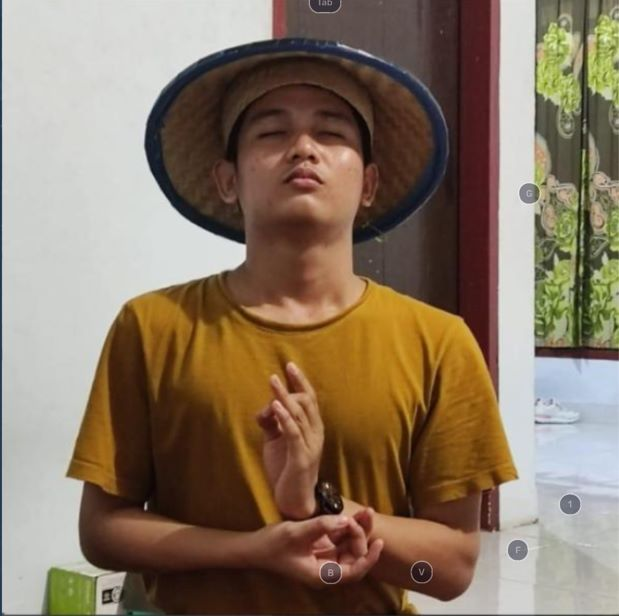
#> input picture Tugas 4/Ideal/mad.jpeg, 619 x 616 px
$ python main.py
#> lines starting #> are read from the running program, lines starting #| are printed output that depends on the picture; after the words box and inside, x2 and y2 are one past the last pixel; in counts of white or black regions, pixels touching at a corner belong together
import cv2
import numpy as np
from matplotlib import pyplot as plt

# membaca gambar
img = cv2.imread('mad.jpeg', 0)
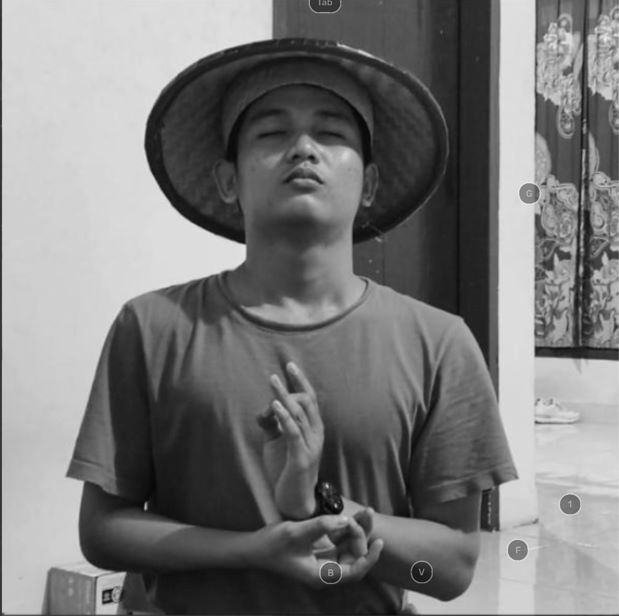
#> img: shape (616, 619); min 3, max 237, mean 121.5

# melakukan FFT pada citra
f = np.fft.fft2(img)
fshift = np.fft.fftshift(f)

# Filter Ideal Lowpass
rows, cols = img.shape
#> rows = 616; cols = 619
crow, ccol = rows // 2, cols // 2
#> crow = 308; ccol = 309

# membuat mask dengan nilai nol di tengah dan nilai satu di bagian lain
mask = np.zeros((rows, cols), np.uint8)
r = 80  # radius lingkaran
cv2.circle(mask, (ccol, crow), r, 1, -1)
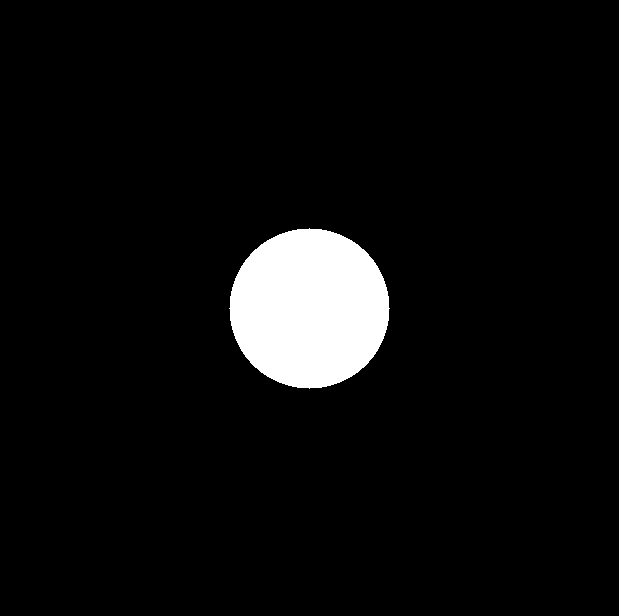
#> mask: shape (616, 619); values 0 (black) and 1 (white), 5.3% white; 1 white region, box (x1, y1, x2, y2) and area: (229, 228, 390, 389) 20081

# menerapkan mask dan melakukan IFFT
fshift_ILP = fshift * mask
f_ILP = np.fft.ifftshift(fshift_ILP)
img_ILP = np.real(np.fft.ifft2(f_ILP))
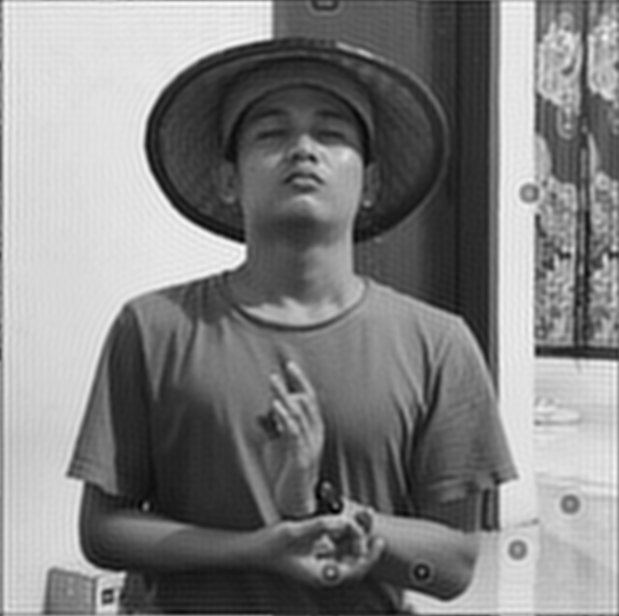
#> img_ILP: shape (616, 619) float64; min -7.04, max 245.7, mean 121.5; drawn with min black and max white

# Filter Butterworth Lowpass
D0 = 80  # frekuensi cutoff
n = 2  # orde filter

# membuat filter Butterworth dengan frekuensi potong D0 dan orde n
butterworth_lp = np.zeros((rows, cols))
for i in range(rows):
    for j in range(cols):
        distance = np.sqrt((i - crow) ** 2 + (j - ccol) ** 2)
        butterworth_lp[i, j] = 1 / (1 + (distance / D0) ** (2 * n))
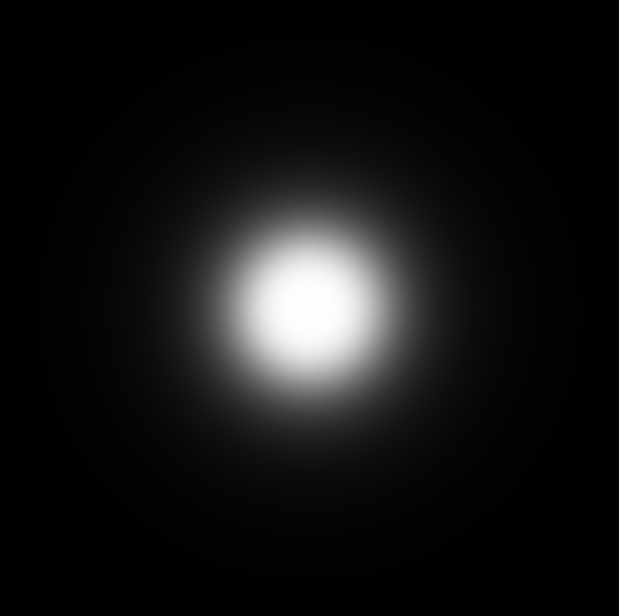
#> butterworth_lp: shape (616, 619) float64; min 0.00113, max 1, mean 0.0799

# menerapkan filter dan melakukan IFFT
fshift_BLP = fshift * butterworth_lp
f_BLP = np.fft.ifftshift(fshift_BLP)
img_BLP = np.real(np.fft.ifft2(f_BLP))

# tampilkan gambar
plt.subplot(2, 2, 1), plt.imshow(img, cmap='gray')
plt.title('Original Image'), plt.xticks([]), plt.yticks([])
plt.subplot(2, 2, 2), plt.imshow(np.log(1 + np.abs(fshift)), cmap='gray')
plt.title('Magnitude Spectrum'), plt.xticks([]), plt.yticks([])
plt.subplot(2, 2, 3), plt.imshow(img_ILP, cmap='gray')
plt.title('Ideal Lowpass Filter'), plt.xticks([]), plt.yticks([])
plt.subplot(2, 2, 4), plt.imshow(img_BLP, cmap='gray')
plt.title('Butterworth Lowpass Filter'), plt.xticks([]), plt.yticks([])
plt.show()
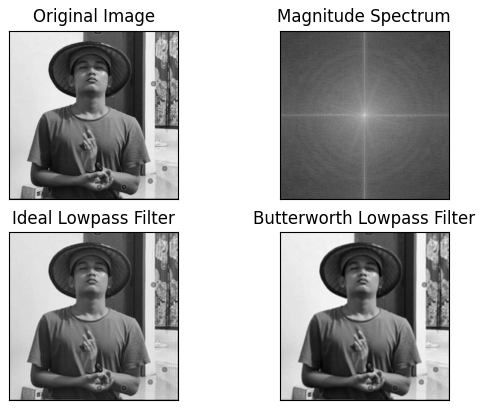
#> figure drawn by matplotlib, 4 panels
